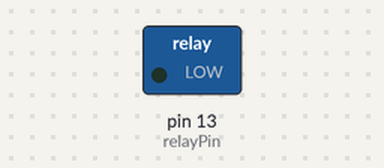
This sketch was run on a simulated Arduino Uno, built with avr-gcc and run on an emulated ATmega328P. Parts: switched loads named in the sketch (green lamp = pin HIGH).

Above: at 2.5 s.
At 7.5 s:
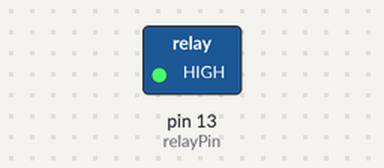
Timing chart, 0 to 13.0 s (numbered marks = the images above):
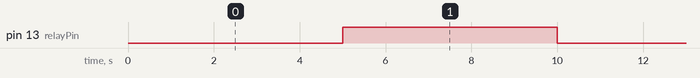

The sketch:

08.WeMos-D1-Mini-Extension-Board-Relay.ino
```cpp
/*
  WeMos D1 Mini Relay

  This example shows Relay Control
  The circuit:
  Relay attached to WeMos D1 Mini Extension Board as follows:
  ** Relay - pin D7 (GPIO 13)

  created   June 2025
  by P.R. Pramuditha

*/int relayPin = 13;

void setup() {
  pinMode(relayPin, OUTPUT);
}

void loop() {
  digitalWrite(relayPin, LOW);
  delay(5000);

  digitalWrite(relayPin, HIGH);
  delay(5000);
}
```

Measured:
- by itself, pin 13 (relayPin): alternates HIGH for 5.0 s and LOW for 5.0 s
